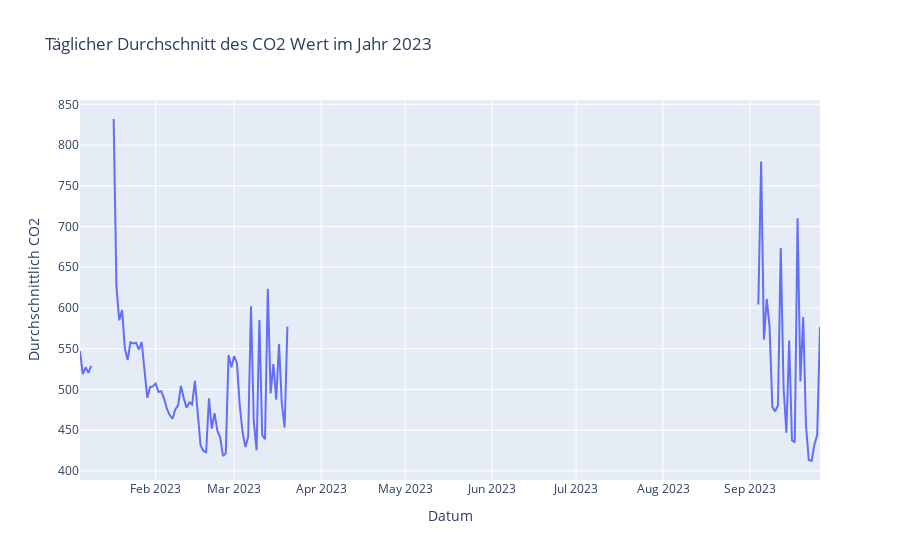

Notebook cell for this chart:
### Code cell
fig = px.line(daily_avg_co2_2023, x='date_time', y='CO2', title='Täglicher Durchschnitt des CO2 Wert im Jahr 2023',
              labels={'date_time': 'Datum', 'CO2': 'Durchschnittlich CO2'})

fig.show()

### Figure 1 — Plotly figure (JSON) as saved in the notebook; plotly's stock layout.template omitted (floating-point values rounded to 4 significant figures; data arrays with more than 128 entries replaced by an {"elided": "..."} marker saying what was removed)
{"data": [{"hovertemplate": "Datum=%{x}<br>Durchschnittlich CO2=%{y}<extra></extra>", "legendgroup": "", "line": {"color": "#636efa", "dash": "solid"}, "marker": {"symbol": "circle"}, "mode": "lines", "name": "", "orientation": "v", "showlegend": false, "type": "scatter", "x": {"elided": "265 str values"}, "xaxis": "x", "y": {"elided": "265 float values"}, "yaxis": "y"}], "layout": {"legend": {"tracegroupgap": 0}, "title": {"text": "Täglicher Durchschnitt des CO2 Wert im Jahr 2023"}, "xaxis": {"anchor": "y", "domain": [0, 1], "title": {"text": "Datum"}}, "yaxis": {"anchor": "x", "domain": [0, 1], "title": {"text": "Durchschnittlich CO2"}}}}
